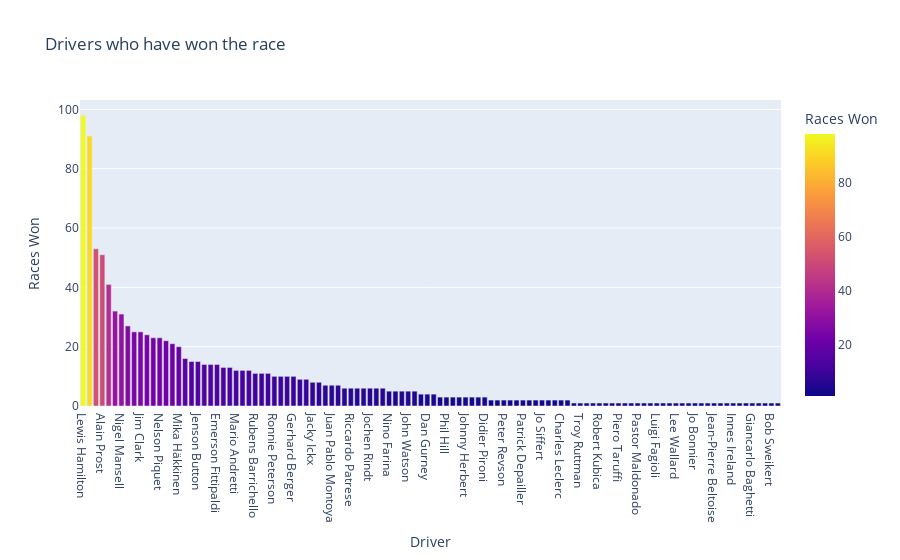

Notebook code for this chart:
### Code cell
px.bar(ra_won, x="Driver", y="Races Won", color="Races Won", title="Drivers who have won the race")

### Figure 1 — Plotly figure (JSON) as saved in the notebook; plotly's stock layout.template omitted (floating-point values rounded to 4 significant figures)
{"data": [{"alignmentgroup": "True", "hovertemplate": "Driver=%{x}<br>Races Won=%{marker.color}<extra></extra>", "legendgroup": "", "marker": {"color": [98, 91, 53, 51, 41, 32, 31, 27, 25, 25, 24, 23, 23, 22, 21, 20, 16, 15, 15, 14, 14, 14, 13, 13, 12, 12, 12, 11, 11, 11, 10, 10, 10, 10, 9, 9, 8, 8, 7, 7, 7, 6, 6, 6, 6, 6, 6, 6, 5, 5, 5, 5, 5, 4, 4, 4, 3, 3, 3, 3, 3, 3, 3, 3, 2, 2, 2, 2, 2, 2, 2, 2, 2, 2, 2, 2, 2, 1, 1, 1, 1, 1, 1, 1, 1, 1, 1, 1, 1, 1, 1, 1, 1, 1, 1, 1, 1, 1, 1, 1, 1, 1, 1, 1, 1, 1, 1, 1, 1, 1], "coloraxis": "coloraxis", "pattern": {"shape": ""}}, "name": "", "offsetgroup": "", "orientation": "v", "showlegend": false, "textposition": "auto", "type": "bar", "x": ["Lewis Hamilton", "Michael Schumacher", "Sebastian Vettel", "Alain Prost", "Ayrton Senna", "Fernando Alonso", "Nigel Mansell", "Jackie Stewart", "Niki Lauda", "Jim Clark", "Juan Fangio", "Nico Rosberg", "Nelson Piquet", "Damon Hill", "Kimi Räikkönen", "Mika Häkkinen", "Stirling Moss", "Max Verstappen", "Jenson Button", "Jack Brabham", "Graham Hill", "Emerson Fittipaldi", "David Coulthard", "Alberto Ascari", "Mario Andretti", "Carlos Reutemann", "Alan Jones", "Rubens Barrichello", "Jacques Villeneuve", "Felipe Massa", "Ronnie Peterson", "Jody Scheckter", "James Hunt", "Gerhard Berger", "Valtteri Bottas", "Mark Webber", "Jacky Ickx", "Denny Hulme", "René Arnoux", "Juan Pablo Montoya", "Daniel Ricciardo", "Tony Brooks", "Riccardo Patrese", "Ralf Schumacher", "John Surtees", "Jochen Rindt", "Jacques Laffite", "Gilles Villeneuve", "Nino Farina", "Michele Alboreto", "Keke Rosberg", "John Watson", "Clay Regazzoni", "Eddie Irvine", "Dan Gurney", "Bruce McLaren", "Thierry Boutsen", "Phil Hill", "Peter Collins", "Mike Hawthorn", "Johnny Herbert", "Heinz-Harald Frentzen", "Giancarlo Fisichella", "Didier Pironi", "Wolfgang von Trips", "Sergio Pérez", "Peter Revson", "Pedro Rodríguez", "Patrick Tambay", "Patrick Depailler", "Maurice Trintignant", "José Froilán González", "Jo Siffert", "Jean-Pierre Jabouille", "Elio de Angelis", "Charles Leclerc", "Bill Vukovich", "Vittorio Brambilla", "Troy Ruttman", "Sam Hanks", "Rodger Ward", "Robert Kubica", "Richie Ginther", "Pierre Gasly", "Piero Taruffi", "Peter Gethin", "Pat Flaherty", "Pastor Maldonado", "Olivier Panis", "Luigi Musso", "Luigi Fagioli", "Ludovico Scarfiotti", "Lorenzo Bandini", "Lee Wallard", "Johnnie Parsons", "Jochen Mass", "Jo Bonnier", "Jimmy Bryan", "Jim Rathmann", "Jean-Pierre Beltoise", "Jean Alesi", "Jarno Trulli", "Innes Ireland", "Heikki Kovalainen", "Gunnar Nilsson", "Giancarlo Baghetti", "François Cevert", "Carlos Pace", "Bob Sweikert", "Alessandro Nannini"], "xaxis": "x", "y": [98, 91, 53, 51, 41, 32, 31, 27, 25, 25, 24, 23, 23, 22, 21, 20, 16, 15, 15, 14, 14, 14, 13, 13, 12, 12, 12, 11, 11, 11, 10, 10, 10, 10, 9, 9, 8, 8, 7, 7, 7, 6, 6, 6, 6, 6, 6, 6, 5, 5, 5, 5, 5, 4, 4, 4, 3, 3, 3, 3, 3, 3, 3, 3, 2, 2, 2, 2, 2, 2, 2, 2, 2, 2, 2, 2, 2, 1, 1, 1, 1, 1, 1, 1, 1, 1, 1, 1, 1, 1, 1, 1, 1, 1, 1, 1, 1, 1, 1, 1, 1, 1, 1, 1, 1, 1, 1, 1, 1, 1], "yaxis": "y"}], "layout": {"barmode": "relative", "coloraxis": {"colorbar": {"title": {"text": "Races Won"}}, "colorscale": [[0, "#0d0887"], [0.1111, "#46039f"], [0.2222, "#7201a8"], [0.3333, "#9c179e"], [0.4444, "#bd3786"], [0.5556, "#d8576b"], [0.6667, "#ed7953"], [0.7778, "#fb9f3a"], [0.8889, "#fdca26"], [1, "#f0f921"]]}, "legend": {"tracegroupgap": 0}, "title": {"text": "Drivers who have won the race"}, "xaxis": {"anchor": "y", "domain": [0, 1], "title": {"text": "Driver"}}, "yaxis": {"anchor": "x", "domain": [0, 1], "title": {"text": "Races Won"}}}}
